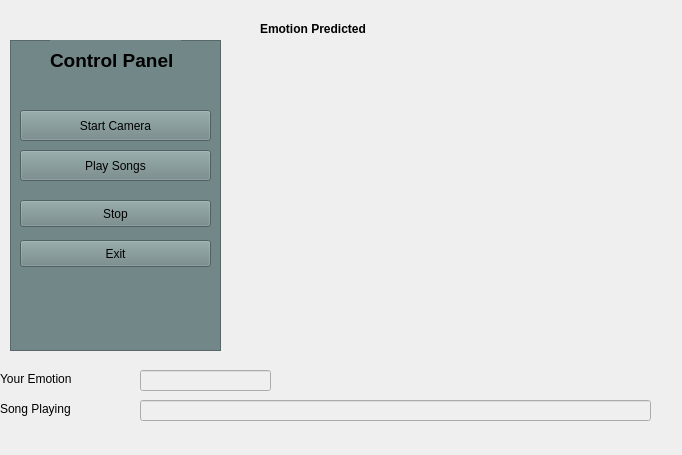
<?xml version="1.0" encoding="UTF-8"?>
<ui version="4.0">
 <class>Home</class>
 <widget class="QMainWindow" name="Home">
  <property name="geometry">
   <rect>
    <x>0</x>
    <y>0</y>
    <width>682</width>
    <height>455</height>
   </rect>
  </property>
  <property name="windowTitle">
   <string>MainWindow</string>
  </property>
  <widget class="QWidget" name="centralwidget">
   <widget class="QFrame" name="frame">
    <property name="geometry">
     <rect>
      <x>10</x>
      <y>40</y>
      <width>211</width>
      <height>311</height>
     </rect>
    </property>
    <property name="styleSheet">
     <string notr="true">border-color: rgb(0, 0, 0);
background-color: rgb(114, 135, 135);</string>
    </property>
    <property name="frameShape">
     <enum>QFrame::StyledPanel</enum>
    </property>
    <property name="frameShadow">
     <enum>QFrame::Raised</enum>
    </property>
    <widget class="QPushButton" name="pushButton">
     <property name="geometry">
      <rect>
       <x>10</x>
       <y>70</y>
       <width>191</width>
       <height>31</height>
      </rect>
     </property>
     <property name="text">
      <string>Start Camera</string>
     </property>
    </widget>
    <widget class="QPushButton" name="pushButton_4">
     <property name="geometry">
      <rect>
       <x>10</x>
       <y>160</y>
       <width>191</width>
       <height>27</height>
      </rect>
     </property>
     <property name="text">
      <string>Stop</string>
     </property>
    </widget>
    <widget class="QLabel" name="label_4">
     <property name="geometry">
      <rect>
       <x>40</x>
       <y>0</y>
       <width>131</width>
       <height>41</height>
      </rect>
     </property>
     <property name="font">
      <font>
       <pointsize>14</pointsize>
       <weight>75</weight>
       <bold>true</bold>
      </font>
     </property>
     <property name="text">
      <string>Control Panel</string>
     </property>
    </widget>
    <widget class="QPushButton" name="pushButton_5">
     <property name="geometry">
      <rect>
       <x>10</x>
       <y>200</y>
       <width>191</width>
       <height>27</height>
      </rect>
     </property>
     <property name="text">
      <string>Exit</string>
     </property>
    </widget>
    <widget class="QPushButton" name="pushButton_6">
     <property name="geometry">
      <rect>
       <x>10</x>
       <y>110</y>
       <width>191</width>
       <height>31</height>
      </rect>
     </property>
     <property name="text">
      <string>Play Songs</string>
     </property>
    </widget>
   </widget>
   <widget class="QLabel" name="label">
    <property name="geometry">
     <rect>
      <x>260</x>
      <y>20</y>
      <width>141</width>
      <height>17</height>
     </rect>
    </property>
    <property name="font">
     <font>
      <weight>75</weight>
      <bold>true</bold>
     </font>
    </property>
    <property name="text">
     <string>Emotion Predicted</string>
    </property>
   </widget>
   <widget class="QLabel" name="label_2">
    <property name="geometry">
     <rect>
      <x>0</x>
      <y>370</y>
      <width>111</width>
      <height>17</height>
     </rect>
    </property>
    <property name="text">
     <string>Your Emotion</string>
    </property>
   </widget>
   <widget class="QLabel" name="label_3">
    <property name="geometry">
     <rect>
      <x>0</x>
      <y>400</y>
      <width>101</width>
      <height>17</height>
     </rect>
    </property>
    <property name="text">
     <string>Song Playing</string>
    </property>
   </widget>
   <widget class="QLineEdit" name="lineEdit">
    <property name="enabled">
     <bool>false</bool>
    </property>
    <property name="geometry">
     <rect>
      <x>140</x>
      <y>370</y>
      <width>131</width>
      <height>21</height>
     </rect>
    </property>
   </widget>
   <widget class="QLineEdit" name="lineEdit_2">
    <property name="enabled">
     <bool>false</bool>
    </property>
    <property name="geometry">
     <rect>
      <x>140</x>
      <y>400</y>
      <width>511</width>
      <height>21</height>
     </rect>
    </property>
   </widget>
   <widget class="QLabel" name="label_5">
    <property name="geometry">
     <rect>
      <x>260</x>
      <y>40</y>
      <width>401</width>
      <height>311</height>
     </rect>
    </property>
    <property name="styleSheet">
     <string notr="true"/>
    </property>
    <property name="text">
     <string/>
    </property>
   </widget>
  </widget>
 </widget>
 <resources>
  <include location="back.qrc"/>
 </resources>
 <connections/>
</ui>
